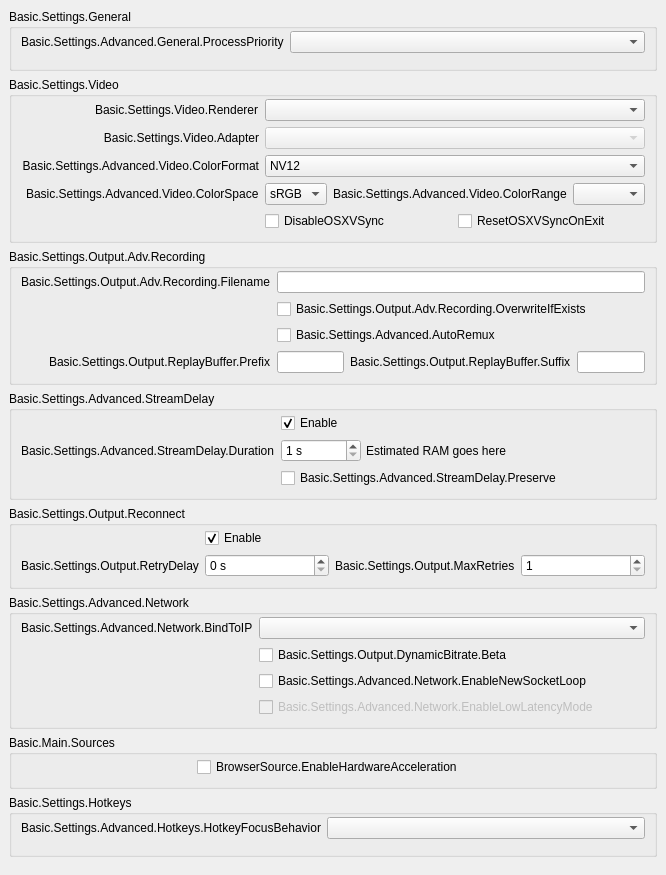
           <widget class="QWidget" name="scrollAreaWidgetContents">
            <property name="geometry">
             <rect>
              <x>0</x>
              <y>0</y>
              <width>602</width>
              <height>781</height>
             </rect>
            </property>
            <layout class="QVBoxLayout" name="verticalLayout_23">
             <property name="leftMargin">
              <number>0</number>
             </property>
             <property name="topMargin">
              <number>0</number>
             </property>
             <property name="rightMargin">
              <number>0</number>
             </property>
             <property name="bottomMargin">
              <number>9</number>
             </property>
             <item>
              <widget class="QWidget" name="widget_11">
               <layout class="QVBoxLayout" name="verticalLayout_24">
                <item>
                 <widget class="QGroupBox" name="advancedGeneralGroupBox">
                  <property name="title">
                   <string>Basic.Settings.General</string>
                  </property>
                  <layout class="QFormLayout" name="formLayout_22">
                   <property name="fieldGrowthPolicy">
                    <enum>QFormLayout::AllNonFixedFieldsGrow</enum>
                   </property>
                   <property name="labelAlignment">
                    <set>Qt::AlignRight|Qt::AlignTrailing|Qt::AlignVCenter</set>
                   </property>
                   <property name="topMargin">
                    <number>2</number>
                   </property>
                   <item row="0" column="0">
                    <widget class="QLabel" name="processPriorityLabel">
                     <property name="text">
                      <string>Basic.Settings.Advanced.General.ProcessPriority</string>
                     </property>
                     <property name="buddy">
                      <cstring>processPriority</cstring>
                     </property>
                    </widget>
                   </item>
                   <item row="0" column="1">
                    <widget class="QComboBox" name="processPriority"/>
                   </item>
                   <item row="1" column="0">
                    <spacer name="horizontalSpacer_13">
                     <property name="orientation">
                      <enum>Qt::Horizontal</enum>
                     </property>
                     <property name="sizeHint" stdset="0">
                      <size>
                       <width>170</width>
                       <height>0</height>
                      </size>
                     </property>
                    </spacer>
                   </item>
                  </layout>
                 </widget>
                </item>
                <item>
                 <widget class="QGroupBox" name="advancedVideoContainer">
                  <property name="title">
                   <string>Basic.Settings.Video</string>
                  </property>
                  <layout class="QFormLayout" name="formLayout_14">
                   <property name="fieldGrowthPolicy">
                    <enum>QFormLayout::AllNonFixedFieldsGrow</enum>
                   </property>
                   <property name="labelAlignment">
                    <set>Qt::AlignRight|Qt::AlignTrailing|Qt::AlignVCenter</set>
                   </property>
                   <property name="topMargin">
                    <number>2</number>
                   </property>
                   <item row="0" column="0">
                    <widget class="QLabel" name="rendererLabel">
                     <property name="text">
                      <string>Basic.Settings.Video.Renderer</string>
                     </property>
                     <property name="buddy">
                      <cstring>renderer</cstring>
                     </property>
                    </widget>
                   </item>
                   <item row="0" column="1">
                    <widget class="QComboBox" name="renderer">
                     <property name="currentText">
                      <string notr="true"/>
                     </property>
                    </widget>
                   </item>
                   <item row="1" column="0">
                    <widget class="QLabel" name="adapterLabel">
                     <property name="text">
                      <string>Basic.Settings.Video.Adapter</string>
                     </property>
                     <property name="alignment">
                      <set>Qt::AlignRight|Qt::AlignTrailing|Qt::AlignVCenter</set>
                     </property>
                     <property name="buddy">
                      <cstring>adapter</cstring>
                     </property>
                    </widget>
                   </item>
                   <item row="1" column="1">
                    <widget class="QComboBox" name="adapter">
                     <property name="enabled">
                      <bool>false</bool>
                     </property>
                     <property name="currentText">
                      <string notr="true"/>
                     </property>
                    </widget>
                   </item>
                   <item row="2" column="0">
                    <widget class="QLabel" name="label_30">
                     <property name="minimumSize">
                      <size>
                       <width>0</width>
                       <height>0</height>
                      </size>
                     </property>
                     <property name="text">
                      <string>Basic.Settings.Advanced.Video.ColorFormat</string>
                     </property>
                     <property name="alignment">
                      <set>Qt::AlignRight|Qt::AlignTrailing|Qt::AlignVCenter</set>
                     </property>
                     <property name="buddy">
                      <cstring>colorFormat</cstring>
                     </property>
                    </widget>
                   </item>
                   <item row="2" column="1">
                    <widget class="QComboBox" name="colorFormat">
                     <item>
                      <property name="text">
                       <string notr="true">NV12</string>
                      </property>
                     </item>
                     <item>
                      <property name="text">
                       <string notr="true">I420</string>
                      </property>
                     </item>
                     <item>
                      <property name="text">
                       <string>I444</string>
                      </property>
                     </item>
                     <item>
                      <property name="text">
                       <string notr="true">RGB</string>
                      </property>
                     </item>
                    </widget>
                   </item>
                   <item row="4" column="1">
                    <layout class="QHBoxLayout" name="horizontalLayout_18">
                     <property name="leftMargin">
                      <number>0</number>
                     </property>
                     <property name="topMargin">
                      <number>0</number>
                     </property>
                     <property name="rightMargin">
                      <number>0</number>
                     </property>
                     <property name="bottomMargin">
                      <number>0</number>
                     </property>
                     <item>
                      <widget class="QCheckBox" name="disableOSXVSync">
                       <property name="text">
                        <string>DisableOSXVSync</string>
                       </property>
                      </widget>
                     </item>
                     <item>
                      <widget class="QCheckBox" name="resetOSXVSync">
                       <property name="text">
                        <string>ResetOSXVSyncOnExit</string>
                       </property>
                      </widget>
                     </item>
                    </layout>
                   </item>
                   <item row="3" column="1">
                    <layout class="QHBoxLayout" name="horizontalLayout_20">
                     <property name="leftMargin">
                      <number>0</number>
                     </property>
                     <property name="topMargin">
                      <number>0</number>
                     </property>
                     <property name="rightMargin">
                      <number>0</number>
                     </property>
                     <property name="bottomMargin">
                      <number>0</number>
                     </property>
                     <item>
                      <widget class="QComboBox" name="colorSpace">
                       <item>
                        <property name="text">
                         <string notr="true">sRGB</string>
                        </property>
                       </item>
                       <item>
                        <property name="text">
                         <string notr="true">709</string>
                        </property>
                       </item>
                       <item>
                        <property name="text">
                         <string notr="true">601</string>
                        </property>
                       </item>
                      </widget>
                     </item>
                     <item>
                      <widget class="QLabel" name="label_34">
                       <property name="sizePolicy">
                        <sizepolicy hsizetype="Maximum" vsizetype="Preferred">
                         <horstretch>0</horstretch>
                         <verstretch>0</verstretch>
                        </sizepolicy>
                       </property>
                       <property name="text">
                        <string>Basic.Settings.Advanced.Video.ColorRange</string>
                       </property>
                       <property name="buddy">
                        <cstring>colorRange</cstring>
                       </property>
                      </widget>
                     </item>
                     <item>
                      <widget class="QComboBox" name="colorRange"/>
                     </item>
                    </layout>
                   </item>
                   <item row="3" column="0">
                    <widget class="QLabel" name="label_33">
                     <property name="text">
                      <string>Basic.Settings.Advanced.Video.ColorSpace</string>
                     </property>
                     <property name="buddy">
                      <cstring>colorSpace</cstring>
                     </property>
                    </widget>
                   </item>
                   <item row="4" column="0">
                    <spacer name="horizontalSpacer_12">
                     <property name="orientation">
                      <enum>Qt::Horizontal</enum>
                     </property>
                     <property name="sizeHint" stdset="0">
                      <size>
                       <width>170</width>
                       <height>20</height>
                      </size>
                     </property>
                    </spacer>
                   </item>
                  </layout>
                 </widget>
                </item>
                <item>
                 <widget class="QGroupBox" name="groupBox_6">
                  <property name="title">
                   <string>Basic.Settings.Output.Adv.Recording</string>
                  </property>
                  <layout class="QFormLayout" name="formLayout_17">
                   <property name="fieldGrowthPolicy">
                    <enum>QFormLayout::AllNonFixedFieldsGrow</enum>
                   </property>
                   <property name="labelAlignment">
                    <set>Qt::AlignRight|Qt::AlignTrailing|Qt::AlignVCenter</set>
                   </property>
                   <property name="topMargin">
                    <number>2</number>
                   </property>
                   <item row="0" column="0">
                    <widget class="QLabel" name="label_7">
                     <property name="text">
                      <string>Basic.Settings.Output.Adv.Recording.Filename</string>
                     </property>
                     <property name="buddy">
                      <cstring>filenameFormatting</cstring>
                     </property>
                    </widget>
                   </item>
                   <item row="0" column="1">
                    <widget class="QLineEdit" name="filenameFormatting"/>
                   </item>
                   <item row="1" column="1">
                    <widget class="QCheckBox" name="overwriteIfExists">
                     <property name="text">
                      <string>Basic.Settings.Output.Adv.Recording.OverwriteIfExists</string>
                     </property>
                    </widget>
                   </item>
                   <item row="3" column="1">
                    <layout class="QHBoxLayout" name="horizontalLayout_14">
                     <property name="leftMargin">
                      <number>0</number>
                     </property>
                     <property name="topMargin">
                      <number>0</number>
                     </property>
                     <property name="rightMargin">
                      <number>0</number>
                     </property>
                     <property name="bottomMargin">
                      <number>0</number>
                     </property>
                     <item>
                      <widget class="QLineEdit" name="simpleRBPrefix"/>
                     </item>
                     <item>
                      <widget class="QLabel" name="label_58">
                       <property name="text">
                        <string>Basic.Settings.Output.ReplayBuffer.Suffix</string>
                       </property>
                       <property name="buddy">
                        <cstring>simpleRBSuffix</cstring>
                       </property>
                      </widget>
                     </item>
                     <item>
                      <widget class="QLineEdit" name="simpleRBSuffix"/>
                     </item>
                    </layout>
                   </item>
                   <item row="3" column="0">
                    <widget class="QLabel" name="label_57">
                     <property name="text">
                      <string>Basic.Settings.Output.ReplayBuffer.Prefix</string>
                     </property>
                     <property name="buddy">
                      <cstring>simpleRBPrefix</cstring>
                     </property>
                    </widget>
                   </item>
                   <item row="1" column="0">
                    <spacer name="horizontalSpacer_10">
                     <property name="orientation">
                      <enum>Qt::Horizontal</enum>
                     </property>
                     <property name="sizeHint" stdset="0">
                      <size>
                       <width>170</width>
                       <height>20</height>
                      </size>
                     </property>
                    </spacer>
                   </item>
                   <item row="2" column="1">
                    <widget class="QCheckBox" name="autoRemux">
                     <property name="text">
                      <string>Basic.Settings.Advanced.AutoRemux</string>
                     </property>
                    </widget>
                   </item>
                   <item row="2" column="0">
                    <spacer name="horizontalSpacer_16">
                     <property name="orientation">
                      <enum>Qt::Horizontal</enum>
                     </property>
                     <property name="sizeHint" stdset="0">
                      <size>
                       <width>40</width>
                       <height>20</height>
                      </size>
                     </property>
                    </spacer>
                   </item>
                  </layout>
                 </widget>
                </item>
                <item>
                 <widget class="QGroupBox" name="groupBox_5">
                  <property name="title">
                   <string>Basic.Settings.Advanced.StreamDelay</string>
                  </property>
                  <layout class="QFormLayout" name="formLayout_18">
                   <property name="fieldGrowthPolicy">
                    <enum>QFormLayout::AllNonFixedFieldsGrow</enum>
                   </property>
                   <property name="labelAlignment">
                    <set>Qt::AlignRight|Qt::AlignTrailing|Qt::AlignVCenter</set>
                   </property>
                   <property name="topMargin">
                    <number>2</number>
                   </property>
                   <item row="1" column="0">
                    <widget class="QLabel" name="label_56">
                     <property name="text">
                      <string>Basic.Settings.Advanced.StreamDelay.Duration</string>
                     </property>
                     <property name="buddy">
                      <cstring>streamDelaySec</cstring>
                     </property>
                    </widget>
                   </item>
                   <item row="1" column="1">
                    <widget class="QWidget" name="widget_12">
                     <property name="enabled">
                      <bool>true</bool>
                     </property>
                     <layout class="QHBoxLayout" name="horizontalLayout_13">
                      <property name="spacing">
                       <number>5</number>
                      </property>
                      <property name="leftMargin">
                       <number>0</number>
                      </property>
                      <property name="topMargin">
                       <number>0</number>
                      </property>
                      <property name="rightMargin">
                       <number>0</number>
                      </property>
                      <property name="bottomMargin">
                       <number>0</number>
                      </property>
                      <item>
                       <widget class="QSpinBox" name="streamDelaySec">
                        <property name="enabled">
                         <bool>true</bool>
                        </property>
                        <property name="sizePolicy">
                         <sizepolicy hsizetype="Maximum" vsizetype="Fixed">
                          <horstretch>0</horstretch>
                          <verstretch>0</verstretch>
                         </sizepolicy>
                        </property>
                        <property name="minimumSize">
                         <size>
                          <width>80</width>
                          <height>0</height>
                         </size>
                        </property>
                        <property name="suffix">
                         <string notr="true"> s</string>
                        </property>
                        <property name="minimum">
                         <number>1</number>
                        </property>
                        <property name="maximum">
                         <number>1800</number>
                        </property>
                       </widget>
                      </item>
                      <item>
                       <widget class="QLabel" name="streamDelayInfo">
                        <property name="text">
                         <string notr="true">Estimated RAM goes here</string>
                        </property>
                       </widget>
                      </item>
                     </layout>
                    </widget>
                   </item>
                   <item row="2" column="1">
                    <widget class="QCheckBox" name="streamDelayPreserve">
                     <property name="text">
                      <string>Basic.Settings.Advanced.StreamDelay.Preserve</string>
                     </property>
                    </widget>
                   </item>
                   <item row="0" column="1">
                    <widget class="QCheckBox" name="streamDelayEnable">
                     <property name="text">
                      <string>Enable</string>
                     </property>
                     <property name="checked">
                      <bool>true</bool>
                     </property>
                    </widget>
                   </item>
                   <item row="2" column="0">
                    <spacer name="horizontalSpacer_9">
                     <property name="orientation">
                      <enum>Qt::Horizontal</enum>
                     </property>
                     <property name="sizeHint" stdset="0">
                      <size>
                       <width>170</width>
                       <height>20</height>
                      </size>
                     </property>
                    </spacer>
                   </item>
                  </layout>
                 </widget>
                </item>
                <item>
                 <widget class="QGroupBox" name="groupBox_7">
                  <property name="title">
                   <string>Basic.Settings.Output.Reconnect</string>
                  </property>
                  <layout class="QFormLayout" name="formLayout_19">
                   <property name="fieldGrowthPolicy">
                    <enum>QFormLayout::AllNonFixedFieldsGrow</enum>
                   </property>
                   <property name="labelAlignment">
                    <set>Qt::AlignRight|Qt::AlignTrailing|Qt::AlignVCenter</set>
                   </property>
                   <property name="topMargin">
                    <number>2</number>
                   </property>
                   <item row="0" column="1">
                    <widget class="QCheckBox" name="reconnectEnable">
                     <property name="text">
                      <string>Enable</string>
                     </property>
                     <property name="checked">
                      <bool>true</bool>
                     </property>
                    </widget>
                   </item>
                   <item row="1" column="1">
                    <layout class="QHBoxLayout" name="horizontalLayout_19">
                     <property name="leftMargin">
                      <number>0</number>
                     </property>
                     <property name="topMargin">
                      <number>0</number>
                     </property>
                     <property name="rightMargin">
                      <number>0</number>
                     </property>
                     <property name="bottomMargin">
                      <number>0</number>
                     </property>
                     <item>
                      <widget class="QSpinBox" name="reconnectRetryDelay">
                       <property name="suffix">
                        <string> s</string>
                       </property>
                       <property name="maximum">
                        <number>30</number>
                       </property>
                      </widget>
                     </item>
                     <item>
                      <widget class="QLabel" name="label_22">
                       <property name="sizePolicy">
                        <sizepolicy hsizetype="Maximum" vsizetype="Preferred">
                         <horstretch>0</horstretch>
                         <verstretch>0</verstretch>
                        </sizepolicy>
                       </property>
                       <property name="text">
                        <string>Basic.Settings.Output.MaxRetries</string>
                       </property>
                       <property name="buddy">
                        <cstring>reconnectMaxRetries</cstring>
                       </property>
                      </widget>
                     </item>
                     <item>
                      <widget class="QSpinBox" name="reconnectMaxRetries">
                       <property name="minimum">
                        <number>1</number>
                       </property>
                       <property name="maximum">
                        <number>10000</number>
                       </property>
                      </widget>
                     </item>
                    </layout>
                   </item>
                   <item row="1" column="0">
                    <widget class="QLabel" name="label_17">
                     <property name="text">
                      <string>Basic.Settings.Output.RetryDelay</string>
                     </property>
                     <property name="buddy">
                      <cstring>reconnectRetryDelay</cstring>
                     </property>
                    </widget>
                   </item>
                   <item row="0" column="0">
                    <spacer name="horizontalSpacer_8">
                     <property name="orientation">
                      <enum>Qt::Horizontal</enum>
                     </property>
                     <property name="sizeHint" stdset="0">
                      <size>
                       <width>170</width>
                       <height>20</height>
                      </size>
                     </property>
                    </spacer>
                   </item>
                  </layout>
                 </widget>
                </item>
                <item>
                 <widget class="QGroupBox" name="advNetworkGroupBox">
                  <property name="title">
                   <string>Basic.Settings.Advanced.Network</string>
                  </property>
                  <layout class="QFormLayout" name="formLayout_23">
                   <property name="fieldGrowthPolicy">
                    <enum>QFormLayout::AllNonFixedFieldsGrow</enum>
                   </property>
                   <property name="labelAlignment">
                    <set>Qt::AlignRight|Qt::AlignTrailing|Qt::AlignVCenter</set>
                   </property>
                   <property name="topMargin">
                    <number>2</number>
                   </property>
                   <item row="0" column="0">
                    <widget class="QLabel" name="label_27">
                     <property name="text">
                      <string>Basic.Settings.Advanced.Network.BindToIP</string>
                     </property>
                     <property name="buddy">
                      <cstring>bindToIP</cstring>
                     </property>
                    </widget>
                   </item>
                   <item row="0" column="1">
                    <widget class="QComboBox" name="bindToIP"/>
                   </item>
                   <item row="2" column="1">
                    <widget class="QCheckBox" name="enableNewSocketLoop">
                     <property name="text">
                      <string>Basic.Settings.Advanced.Network.EnableNewSocketLoop</string>
                     </property>
                    </widget>
                   </item>
                   <item row="3" column="1">
                    <widget class="QCheckBox" name="enableLowLatencyMode">
                     <property name="enabled">
                      <bool>false</bool>
                     </property>
                     <property name="text">
                      <string>Basic.Settings.Advanced.Network.EnableLowLatencyMode</string>
                     </property>
                    </widget>
                   </item>
                   <item row="2" column="0">
                    <spacer name="horizontalSpacer_7">
                     <property name="orientation">
                      <enum>Qt::Horizontal</enum>
                     </property>
                     <property name="sizeHint" stdset="0">
                      <size>
                       <width>170</width>
                       <height>1</height>
                      </size>
                     </property>
                    </spacer>
                   </item>
                   <item row="1" column="1">
                    <widget class="QCheckBox" name="dynBitrate">
                     <property name="toolTip">
                      <string>Basic.Settings.Output.DynamicBitrate.TT</string>
                     </property>
                     <property name="text">
                      <string>Basic.Settings.Output.DynamicBitrate.Beta</string>
                     </property>
                    </widget>
                   </item>
                  </layout>
                 </widget>
                </item>
                <item>
                 <widget class="QGroupBox" name="sourcesGroup">
                  <property name="title">
                   <string>Basic.Main.Sources</string>
                  </property>
                  <layout class="QFormLayout" name="formLayout_34">
                   <property name="topMargin">
                    <number>2</number>
                   </property>
                   <item row="0" column="0">
                    <spacer name="horizontalSpacer_15">
                     <property name="orientation">
                      <enum>Qt::Horizontal</enum>
                     </property>
                     <property name="sizeHint" stdset="0">
                      <size>
                       <width>170</width>
                       <height>20</height>
                      </size>
                     </property>
                    </spacer>
                   </item>
                   <item row="0" column="1">
                    <widget class="QCheckBox" name="browserHWAccel">
                     <property name="text">
                      <string>BrowserSource.EnableHardwareAcceleration</string>
                     </property>
                    </widget>
                   </item>
                  </layout>
                 </widget>
                </item>
                <item>
                 <widget class="QGroupBox" name="groupBox_17">
                  <property name="title">
                   <string>Basic.Settings.Hotkeys</string>
                  </property>
                  <layout class="QFormLayout" name="formLayout_33">
                   <property name="labelAlignment">
                    <set>Qt::AlignRight|Qt::AlignTrailing|Qt::AlignVCenter</set>
                   </property>
                   <property name="topMargin">
                    <number>2</number>
                   </property>
                   <item row="0" column="0">
                    <widget class="QLabel" name="label_21">
                     <property name="text">
                      <string>Basic.Settings.Advanced.Hotkeys.HotkeyFocusBehavior</string>
                     </property>
                    </widget>
                   </item>
                   <item row="0" column="1">
                    <widget class="QComboBox" name="hotkeyFocusType"/>
                   </item>
                   <item row="1" column="0">
                    <spacer name="horizontalSpacer_14">
                     <property name="orientation">
                      <enum>Qt::Horizontal</enum>
                     </property>
                     <property name="sizeHint" stdset="0">
                      <size>
                       <width>170</width>
                       <height>0</height>
                      </size>
                     </property>
                    </spacer>
                   </item>
                  </layout>
                 </widget>
                </item>
               </layout>
              </widget>
             </item>
            </layout>
           </widget>
